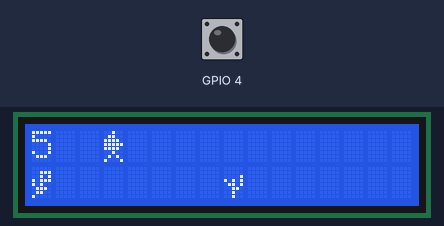
Bench run of a sketch on a simulated ESP32. Shown: 16×2 character LCD. The inputs (shaded band) are chosen by the test bench; at power-on: GPIO 4 HIGH. What the sketch prints to the serial monitor is not drawn.

Above: at 5.2 s.
5.3 s: GPIO 4 pulled LOW for 0.15 s
At 5.52 s:
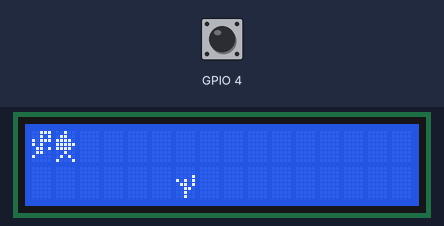
6.0 s: GPIO 4 pulled LOW for 1 s
At 6.14 s:
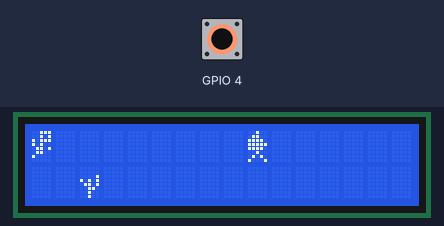
8.5 s: GPIO 4 pulled LOW for 0.15 s
At 9.8 s:
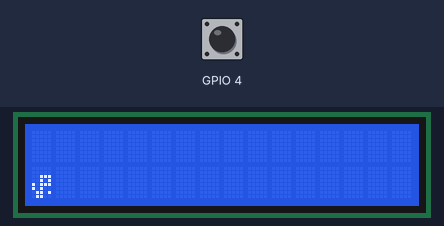
11.6 s: GPIO 4 pulled LOW for 1 s
At 12.73 s:
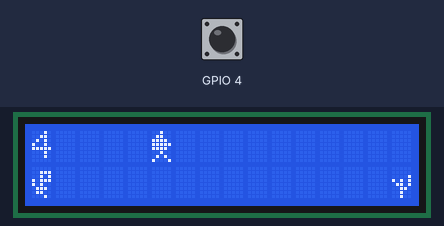
Timing chart, 0 to 14.2 s (numbered marks = the images above; inputs shaded):
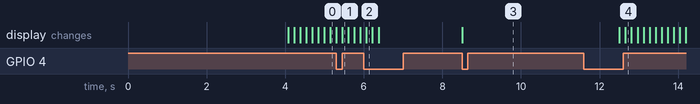

Measured:
- after the input at 5.3 s, the display: changes after 0.15 s (image 1)
- after the input at 6.0 s, the display: changes after 0.06 s (image 2)
- after the input at 8.5 s, the display: changes at once (image 3)
- after the input at 11.6 s, the display: first changes after 0.91 s (image 4 shows a later state)

The sketch:

Main.ino
```cpp
#include <LiquidCrystal.h>
#include "Dinosaurio.h";
#include "Cactus.h";
#include "Pterodactilo.h"

LiquidCrystal lcd(22,23,5,18,19,21);
Dinosaurio dino;
Pterodactilo ave(11);
Cactus cactus(16);

byte dinoReposo[8] = {
      B00000,
      B00000,
      B00111,
      B00101,
      B10111,
      B10100,
      B01101,
      B01100
};
byte dinoCamina1[8] = {
      B00000,
      B00111,
      B00101,
      B10111,
      B10100,
      B01110,
      B01100,
      B00010
};
byte dinoCamina2[8] = {
      B00000,
      B00111,
      B00101,
      B10111,
      B10100,
      B01110,
      B01100,
      B10000
};
byte dinoSalta[8] = {
      B00111,
      B00101,
      B10111,
      B10100,
      B01101,
      B01100,
      B10000,
      B00000
};
byte cactus1[8] = {
      B00000,
      B00000,
      B00001,
      B10101,
      B01101,
      B00110,
      B00100,
      B00100
};
byte Pterodactilo[8] = {
    B00100,
    B01100,
    B11110,
    B11111,
    B11110,
    B00100,
    B01010,
    B10001
};

struct Button {
    const uint8_t PIN;
    bool pressed;
};

Button button1 = {4, false};

int velocidad = 150;
unsigned long startTime;
bool gameOver = false;

void IRAM_ATTR isr() {
    button1.pressed = true;
}

void setup() {
    lcd.begin(16, 2);
    Serial.begin(115200);
    Serial.println("test");

    pinMode(button1.PIN, INPUT_PULLUP);
    attachInterrupt(button1.PIN, isr, FALLING);

    lcd.createChar(0, dinoReposo);
    lcd.createChar(1, dinoCamina1);
    lcd.createChar(2, dinoCamina2);
    lcd.createChar(3, dinoSalta);
    lcd.createChar(4, cactus1);
    lcd.createChar(5, Pterodactilo);

    iniciarJuego();
}

void iniciarJuego() {
    gameOver = false;
    startTime = millis();
    lcd.clear();
    lcd.setCursor(0, 1);
    lcd.write(byte(0));
    delay(4000);
}

void loop() {
    if (gameOver) {
        if (button1.pressed) {
            button1.pressed = false;
            iniciarJuego();
        }
        return;
    }

    // Se borra la pantalla
    lcd.clear();

    // Mostrar contador de segundos en las posiciones 0 y 1 del LCD
    unsigned long currentTime = millis();
    int seconds = (currentTime - startTime) / 1000;
    lcd.setCursor(0, 0);
    lcd.print(seconds);

    // Se pinta la pantalla
    if (button1.pressed) {
        dino.saltar();
        lcd.setCursor(0, 0);
        button1.pressed = false;
    } else {
        lcd.setCursor(0, 1);
        dino.caminar();
    }

    lcd.write(byte(dino.obtenerEstado()));

    ave.volar();
    lcd.setCursor(ave.obtenerPosicion(), 0);
    lcd.write(byte(5));

    cactus.mover();
    lcd.setCursor(cactus.obtenerPosicion(), 1);
    lcd.write(byte(4));

    // Comprobar la colision
    if (dino.obtenerPosicion() == 0 && cactus.obtenerPosicion() == 0 ||
        dino.obtenerPosicion() == 1 && ave.obtenerPosicion() == 0) {

        gameOver = true;
        lcd.clear();
        lcd.setCursor(0, 0);
        lcd.print("GAME OVER");

        // Mostrar la puntuación (tiempo en segundos)
        lcd.setCursor(0, 1);
        lcd.print("PUNTAJE: ");
        lcd.print(seconds);

        Serial.println("Colisión!");
    }

    delay(velocidad);
}
```

Cactus.cpp
```cpp
#include "Cactus.h"

Cactus::Cactus(int posicionInicial) {
  x = posicionInicial;
}

void Cactus::mover() {
  if(x > 0) {
    x = x - 1;
  }
  else {
    x = 16;
  }
}

int Cactus::obtenerPosicion() {
  return x;
}
```

Cactus.h
```cpp
#ifndef Cactus_h
#define Cactus_h
#include "Arduino.h"

class Cactus {
  private:
    int x;

  public:
    Cactus(int posicionInicial);
    void mover();
    int obtenerPosicion();
};

#endif
```

Dinosaurio.cpp
```cpp
#include "Dinosaurio.h"

Dinosaurio::Dinosaurio() {
  estado = 0;
  y = 0;
}

void Dinosaurio::caminar() {
    y = 0;
    if(estado == 1) {
      estado = 2;
    }
    else {
      estado = 1;
    }
}

void Dinosaurio::saltar() {
  y = 1;
  estado = 3;
}

int Dinosaurio::obtenerEstado() {
  return estado;
}

int Dinosaurio::obtenerPosicion() {
  return y;
}
```

Dinosaurio.h
```cpp
#ifndef Dinosaurio_h
#define Dinosaurio_h
#include "Arduino.h"

class Dinosaurio {
  private:
    int estado;
    int x, y;


  public:
    Dinosaurio();
    int obtenerEstado();
    void caminar();
    void saltar();
    int obtenerPosicion();
};

#endif
```

Pterodactilo.cpp
```cpp
#include "Pterodactilo.h"

Pterodactilo::Pterodactilo(int posicionInicial) {
  x = posicionInicial;
  posicionVuelo=1;
}

void Pterodactilo::volar() {
  if(x > 0 && posicionVuelo) {
    x = x - 1;
  }
  else if (x > 0 && posicionVuelo) {
    x = x - 1;
  }
  else {
    x = 11;
  }
}

int Pterodactilo::obtenerPosicion() {
  return x;
}
```

Pterodactilo.h
```cpp
#ifndef Pterodactilo_h
#define Pterodactilo_h
#include "Arduino.h"

class Pterodactilo {
  private:
    int x, y;
    int estado;
    int posicionVuelo;

  public:
    Pterodactilo(int posicionInicial);
    int obtenerEstado();
    void volar();
    int obtenerPosicion();
};

#endif
```
